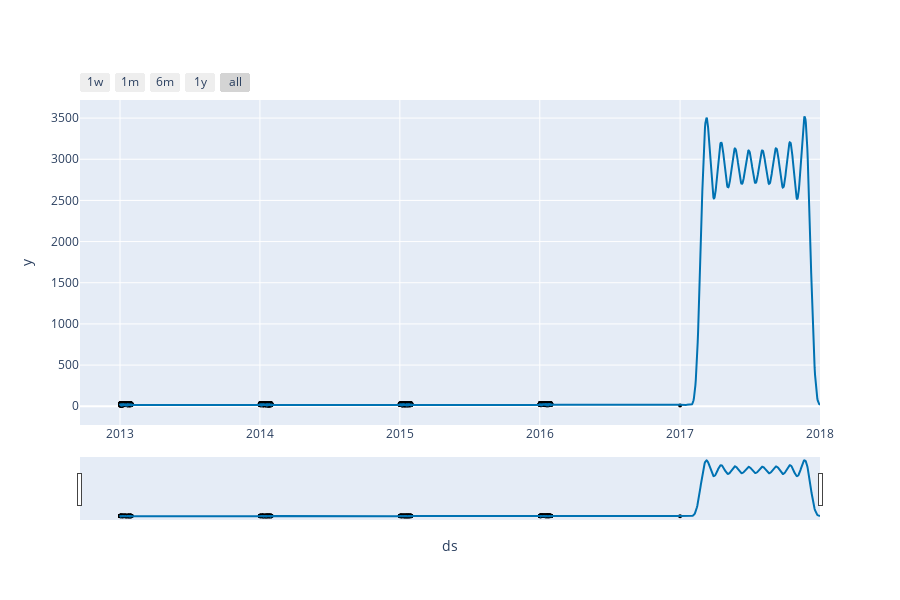

The notebook cell saved with this chart:
### Markdown cell above
### Prophet Model

### Code cell
from prophet import Prophet
from prophet.plot import plot_plotly, plot_components_plotly
import pandas as pd

# Assuming you have your data in a pandas DataFrame named 'forecast_data'
# The DataFrame should have two columns: 'ds' (date) and 'y' (value to forecast)


forecast_data = data.rename(columns={"date":"ds", 
                                     "meantemp":"y"})

model = Prophet()

model.fit(forecast_data)

# Create a dataframe to hold the predictions
# 'periods' is the number of days into the future you want to predict
forecasts = model.make_future_dataframe(periods=365)

# Make predictions
predictions = model.predict(forecasts)

# Plot the predictions
plot_plotly(model, predictions).show()

### Figure 1 — Plotly figure (JSON) as saved in the notebook; plotly's stock layout.template omitted (floating-point values rounded to 4 significant figures; data arrays with more than 128 entries replaced by an {"elided": "..."} marker saying what was removed)
{"data": [{"marker": {"color": "black", "size": 4}, "mode": "markers", "name": "Actual", "type": "scatter", "x": {"elided": "1462 str values"}, "y": {"elided": "1462 float values"}}, {"hoverinfo": "skip", "line": {"width": 0}, "mode": "lines", "type": "scatter", "x": {"elided": "1827 str values"}, "y": {"elided": "1827 float values"}}, {"fill": "tonexty", "fillcolor": "rgba(0, 114, 178, 0.2)", "line": {"color": "#0072B2", "width": 2}, "mode": "lines", "name": "Predicted", "type": "scatter", "x": {"elided": "1827 str values"}, "y": {"elided": "1827 float values"}}, {"fill": "tonexty", "fillcolor": "rgba(0, 114, 178, 0.2)", "hoverinfo": "skip", "line": {"width": 0}, "mode": "lines", "type": "scatter", "x": {"elided": "1827 str values"}, "y": {"elided": "1827 float values"}}], "layout": {"height": 600, "showlegend": false, "width": 900, "xaxis": {"rangeselector": {"buttons": [{"count": 7, "label": "1w", "step": "day", "stepmode": "backward"}, {"count": 1, "label": "1m", "step": "month", "stepmode": "backward"}, {"count": 6, "label": "6m", "step": "month", "stepmode": "backward"}, {"count": 1, "label": "1y", "step": "year", "stepmode": "backward"}, {"step": "all"}]}, "rangeslider": {"visible": true}, "title": {"text": "ds"}, "type": "date"}, "yaxis": {"title": {"text": "y"}}}}
